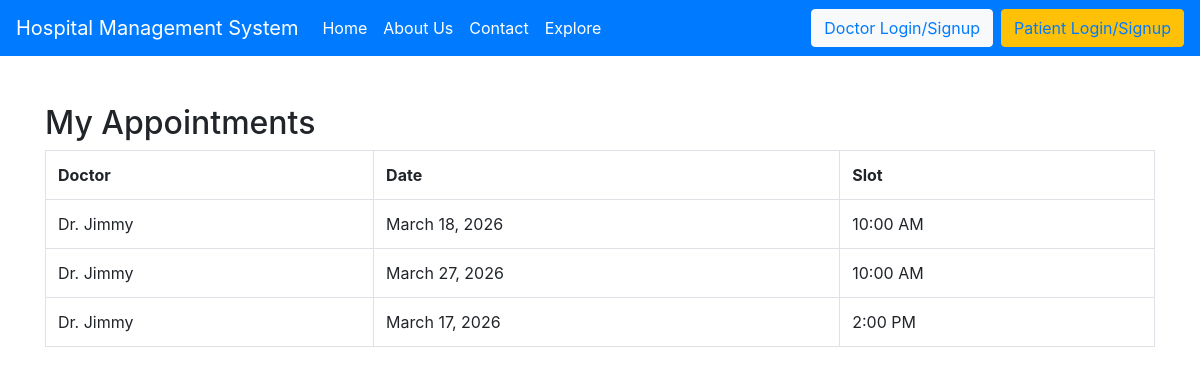
Page /my_appointments/ (signed in) on the earlier database version.
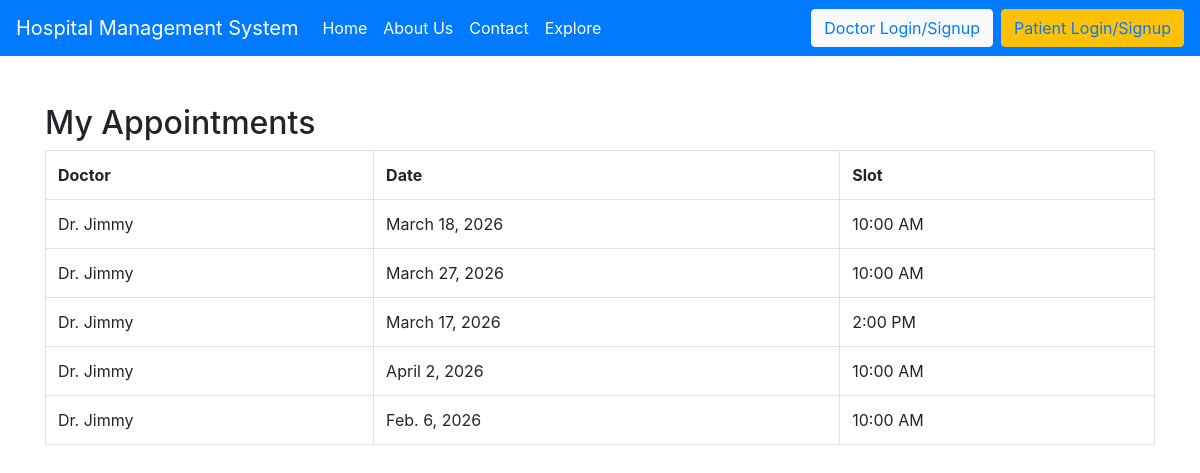
Same page on the later database version.
### hospital/models.py (models this page shows, shortened)
class appointment(models.Model):
    doctor = models.ForeignKey(doctor, on_delete=models.CASCADE)
    patient = models.ForeignKey(patient, on_delete=models.CASCADE)
    date = models.DateField()
    slot = models.CharField(max_length=20)

class doctor(models.Model):
    name=models.CharField(max_length=50)
    phone=models.CharField(max_length=15)
    email=models.EmailField(max_length=100)
    prof_photo=models.ImageField(upload_to='doctors_photos/')
    exp=models.IntegerField(default=0)
    qualification=models.CharField(max_length=100)
    password=models.CharField(max_length=20)

### hospital/views.py (the view)
# urls.py: path('my_appointments/',views.my_appointments),
def my_appointments(request):
    pat_id = request.session.get('patient_id')
    pat = patient.objects.get(id=pat_id)
    apps = appointment.objects.filter(patient=pat)
    return render(request,"my_appointments.html",{"apps":apps})

### hospital/templates/my_appointments.html
{% extends "base.html" %}
{% block body %}
<div class="container mt-5">
<h2>My Appointments</h2>
<table class="table table-bordered">
<tr>
<th>Doctor</th>
<th>Date</th>
<th>Slot</th>
</tr>
{% for a in apps %}
<tr>
<td>Dr. {{a.doctor.name}}</td>
<td>{{a.date}}</td>
<td>{{a.slot}}</td>
</tr>
{% endfor %}
</table>
</div>
{% endblock %}

Differences in the rows shown:
added appointment: doctor.name "Jimmy", date "April 2, 2026", slot "10:00 AM"
added appointment: doctor.name "Jimmy", date "Feb. 6, 2026", slot "10:00 AM"
